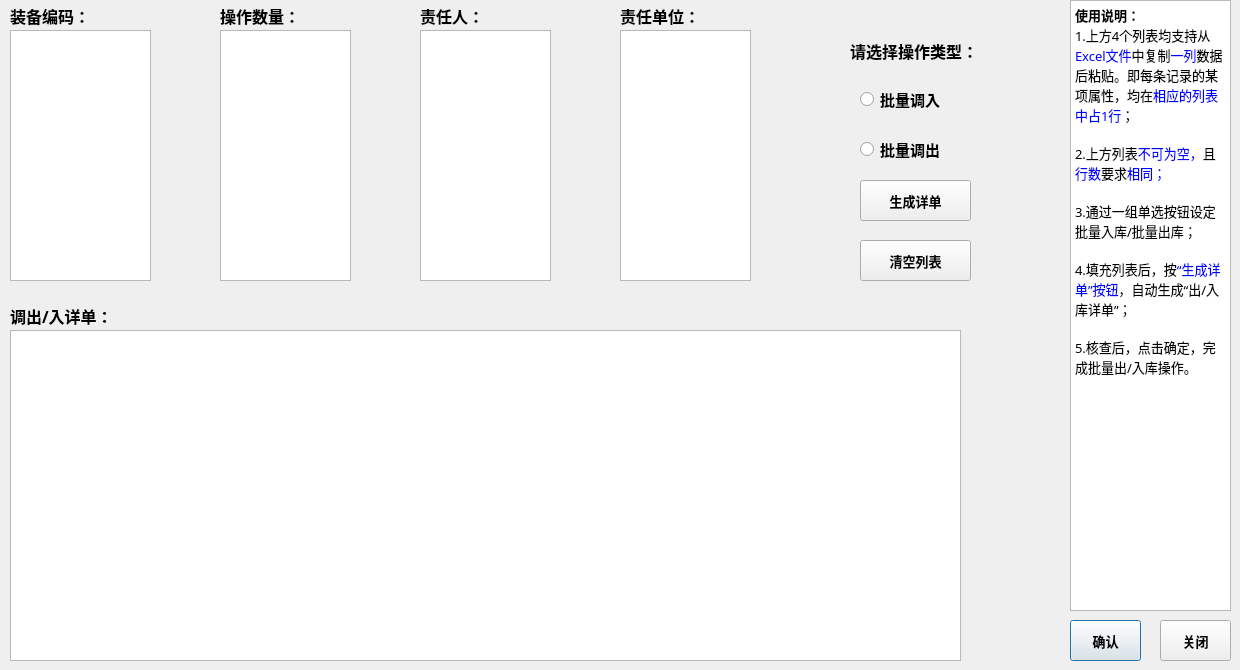
<?xml version="1.0" encoding="UTF-8"?>
<ui version="4.0">
 <class>lots_in_out</class>
 <widget class="QDialog" name="lots_in_out">
  <property name="geometry">
   <rect>
    <x>0</x>
    <y>0</y>
    <width>1240</width>
    <height>670</height>
   </rect>
  </property>
  <property name="windowTitle">
   <string>批量调出/入</string>
  </property>
  <widget class="QPlainTextEdit" name="id_textEdit">
   <property name="geometry">
    <rect>
     <x>10</x>
     <y>30</y>
     <width>141</width>
     <height>251</height>
    </rect>
   </property>
   <property name="font">
    <font>
     <family>微软雅黑</family>
     <pointsize>9</pointsize>
    </font>
   </property>
  </widget>
  <widget class="QLabel" name="label">
   <property name="geometry">
    <rect>
     <x>10</x>
     <y>0</y>
     <width>131</width>
     <height>31</height>
    </rect>
   </property>
   <property name="font">
    <font>
     <family>微软雅黑</family>
     <pointsize>12</pointsize>
     <weight>75</weight>
     <bold>true</bold>
    </font>
   </property>
   <property name="text">
    <string>装备编码：</string>
   </property>
  </widget>
  <widget class="QTableView" name="tableView">
   <property name="geometry">
    <rect>
     <x>10</x>
     <y>330</y>
     <width>951</width>
     <height>331</height>
    </rect>
   </property>
  </widget>
  <widget class="QTextEdit" name="textEdit">
   <property name="geometry">
    <rect>
     <x>1070</x>
     <y>0</y>
     <width>161</width>
     <height>611</height>
    </rect>
   </property>
   <property name="font">
    <font>
     <family>微软雅黑</family>
     <pointsize>10</pointsize>
    </font>
   </property>
   <property name="html">
    <string>&lt;!DOCTYPE HTML PUBLIC &quot;-//W3C//DTD HTML 4.0//EN&quot; &quot;http://www.w3.org/TR/REC-html40/strict.dtd&quot;&gt;
&lt;html&gt;&lt;head&gt;&lt;meta name=&quot;qrichtext&quot; content=&quot;1&quot; /&gt;&lt;style type=&quot;text/css&quot;&gt;
p, li { white-space: pre-wrap; }
&lt;/style&gt;&lt;/head&gt;&lt;body style=&quot; font-family:'微软雅黑'; font-size:10pt; font-weight:400; font-style:normal;&quot;&gt;
&lt;p style=&quot; margin-top:0px; margin-bottom:0px; margin-left:0px; margin-right:0px; -qt-block-indent:0; text-indent:0px;&quot;&gt;&lt;span style=&quot; font-family:'SimSun'; font-weight:600;&quot;&gt;使用说明：&lt;/span&gt;&lt;/p&gt;
&lt;p style=&quot; margin-top:0px; margin-bottom:0px; margin-left:0px; margin-right:0px; -qt-block-indent:0; text-indent:0px;&quot;&gt;&lt;span style=&quot; font-family:'SimSun';&quot;&gt;1.上方4个列表均支持从&lt;/span&gt;&lt;span style=&quot; font-family:'SimSun'; color:#0000ff;&quot;&gt;Excel文件&lt;/span&gt;&lt;span style=&quot; font-family:'SimSun';&quot;&gt;中复制&lt;/span&gt;&lt;span style=&quot; font-family:'SimSun'; color:#0000ff;&quot;&gt;一列&lt;/span&gt;&lt;span style=&quot; font-family:'SimSun';&quot;&gt;数据后粘贴。即每条记录的某项属性，均在&lt;/span&gt;&lt;span style=&quot; font-family:'SimSun'; color:#0000ff;&quot;&gt;相应的列表中占1行&lt;/span&gt;&lt;span style=&quot; font-family:'SimSun';&quot;&gt;；&lt;/span&gt;&lt;/p&gt;
&lt;p style=&quot;-qt-paragraph-type:empty; margin-top:0px; margin-bottom:0px; margin-left:0px; margin-right:0px; -qt-block-indent:0; text-indent:0px; font-family:'SimSun';&quot;&gt;&lt;br /&gt;&lt;/p&gt;
&lt;p style=&quot; margin-top:0px; margin-bottom:0px; margin-left:0px; margin-right:0px; -qt-block-indent:0; text-indent:0px;&quot;&gt;&lt;span style=&quot; font-family:'SimSun';&quot;&gt;2.上方列表&lt;/span&gt;&lt;span style=&quot; font-family:'SimSun'; color:#0000ff;&quot;&gt;不可为空，&lt;/span&gt;&lt;span style=&quot; font-family:'SimSun'; color:#000000;&quot;&gt;且&lt;/span&gt;&lt;span style=&quot; font-family:'SimSun'; color:#0000ff;&quot;&gt;行数&lt;/span&gt;&lt;span style=&quot; font-family:'SimSun'; color:#000000;&quot;&gt;要求&lt;/span&gt;&lt;span style=&quot; font-family:'SimSun'; color:#0000ff;&quot;&gt;相同；&lt;/span&gt;&lt;/p&gt;
&lt;p style=&quot;-qt-paragraph-type:empty; margin-top:0px; margin-bottom:0px; margin-left:0px; margin-right:0px; -qt-block-indent:0; text-indent:0px; font-family:'SimSun';&quot;&gt;&lt;br /&gt;&lt;/p&gt;
&lt;p style=&quot; margin-top:0px; margin-bottom:0px; margin-left:0px; margin-right:0px; -qt-block-indent:0; text-indent:0px;&quot;&gt;&lt;span style=&quot; font-family:'SimSun'; color:#000000;&quot;&gt;3.通过一组单选按钮设定批量入库/批量出库；&lt;/span&gt;&lt;/p&gt;
&lt;p style=&quot;-qt-paragraph-type:empty; margin-top:0px; margin-bottom:0px; margin-left:0px; margin-right:0px; -qt-block-indent:0; text-indent:0px; font-family:'SimSun'; color:#000000;&quot;&gt;&lt;br /&gt;&lt;/p&gt;
&lt;p style=&quot; margin-top:0px; margin-bottom:0px; margin-left:0px; margin-right:0px; -qt-block-indent:0; text-indent:0px;&quot;&gt;&lt;span style=&quot; font-family:'SimSun'; color:#000000;&quot;&gt;4.填充列表后，按&lt;/span&gt;&lt;span style=&quot; font-family:'SimSun'; color:#0000ff;&quot;&gt;“生成详单”按钮&lt;/span&gt;&lt;span style=&quot; font-family:'SimSun'; color:#000000;&quot;&gt;，自动生成“出/入库详单”；&lt;/span&gt;&lt;/p&gt;
&lt;p style=&quot;-qt-paragraph-type:empty; margin-top:0px; margin-bottom:0px; margin-left:0px; margin-right:0px; -qt-block-indent:0; text-indent:0px; font-family:'SimSun'; color:#000000;&quot;&gt;&lt;br /&gt;&lt;/p&gt;
&lt;p style=&quot; margin-top:0px; margin-bottom:0px; margin-left:0px; margin-right:0px; -qt-block-indent:0; text-indent:0px;&quot;&gt;&lt;span style=&quot; font-family:'SimSun'; color:#000000;&quot;&gt;5.核查后，点击确定，完成批量出/入库操作。&lt;/span&gt;&lt;/p&gt;&lt;/body&gt;&lt;/html&gt;</string>
   </property>
  </widget>
  <widget class="QPushButton" name="confirm_pushButton">
   <property name="geometry">
    <rect>
     <x>1070</x>
     <y>620</y>
     <width>71</width>
     <height>41</height>
    </rect>
   </property>
   <property name="font">
    <font>
     <family>微软雅黑</family>
     <pointsize>10</pointsize>
     <weight>75</weight>
     <bold>true</bold>
    </font>
   </property>
   <property name="text">
    <string>确认</string>
   </property>
  </widget>
  <widget class="QPushButton" name="cancel_pushButton">
   <property name="geometry">
    <rect>
     <x>1160</x>
     <y>620</y>
     <width>71</width>
     <height>41</height>
    </rect>
   </property>
   <property name="font">
    <font>
     <family>微软雅黑</family>
     <pointsize>10</pointsize>
     <weight>75</weight>
     <bold>true</bold>
    </font>
   </property>
   <property name="text">
    <string>关闭</string>
   </property>
  </widget>
  <widget class="QLabel" name="label_4">
   <property name="geometry">
    <rect>
     <x>220</x>
     <y>0</y>
     <width>131</width>
     <height>31</height>
    </rect>
   </property>
   <property name="font">
    <font>
     <family>微软雅黑</family>
     <pointsize>12</pointsize>
     <weight>75</weight>
     <bold>true</bold>
    </font>
   </property>
   <property name="text">
    <string>操作数量：</string>
   </property>
  </widget>
  <widget class="QPlainTextEdit" name="num_textEdit">
   <property name="geometry">
    <rect>
     <x>220</x>
     <y>30</y>
     <width>131</width>
     <height>251</height>
    </rect>
   </property>
   <property name="font">
    <font>
     <family>微软雅黑</family>
     <pointsize>9</pointsize>
    </font>
   </property>
  </widget>
  <widget class="QPlainTextEdit" name="user_textEdit">
   <property name="geometry">
    <rect>
     <x>420</x>
     <y>30</y>
     <width>131</width>
     <height>251</height>
    </rect>
   </property>
   <property name="font">
    <font>
     <family>微软雅黑</family>
     <pointsize>9</pointsize>
    </font>
   </property>
  </widget>
  <widget class="QPlainTextEdit" name="code_textEdit">
   <property name="geometry">
    <rect>
     <x>620</x>
     <y>30</y>
     <width>131</width>
     <height>251</height>
    </rect>
   </property>
   <property name="font">
    <font>
     <family>微软雅黑</family>
     <pointsize>9</pointsize>
    </font>
   </property>
  </widget>
  <widget class="QLabel" name="label_5">
   <property name="geometry">
    <rect>
     <x>420</x>
     <y>0</y>
     <width>131</width>
     <height>31</height>
    </rect>
   </property>
   <property name="font">
    <font>
     <family>微软雅黑</family>
     <pointsize>12</pointsize>
     <weight>75</weight>
     <bold>true</bold>
    </font>
   </property>
   <property name="text">
    <string>责任人：</string>
   </property>
  </widget>
  <widget class="QLabel" name="label_6">
   <property name="geometry">
    <rect>
     <x>620</x>
     <y>0</y>
     <width>131</width>
     <height>31</height>
    </rect>
   </property>
   <property name="font">
    <font>
     <family>微软雅黑</family>
     <pointsize>12</pointsize>
     <weight>75</weight>
     <bold>true</bold>
    </font>
   </property>
   <property name="text">
    <string>责任单位：</string>
   </property>
  </widget>
  <widget class="QPushButton" name="clear_lists_pushButton">
   <property name="geometry">
    <rect>
     <x>860</x>
     <y>240</y>
     <width>111</width>
     <height>41</height>
    </rect>
   </property>
   <property name="font">
    <font>
     <family>微软雅黑</family>
     <pointsize>10</pointsize>
     <weight>75</weight>
     <bold>true</bold>
    </font>
   </property>
   <property name="text">
    <string>清空列表</string>
   </property>
  </widget>
  <widget class="QLabel" name="label_3">
   <property name="geometry">
    <rect>
     <x>10</x>
     <y>300</y>
     <width>121</width>
     <height>31</height>
    </rect>
   </property>
   <property name="font">
    <font>
     <family>微软雅黑</family>
     <pointsize>12</pointsize>
     <weight>75</weight>
     <bold>true</bold>
    </font>
   </property>
   <property name="text">
    <string>调出/入详单：</string>
   </property>
  </widget>
  <widget class="QPushButton" name="generate_pushButton">
   <property name="geometry">
    <rect>
     <x>860</x>
     <y>180</y>
     <width>111</width>
     <height>41</height>
    </rect>
   </property>
   <property name="font">
    <font>
     <family>微软雅黑</family>
     <pointsize>10</pointsize>
     <weight>75</weight>
     <bold>true</bold>
    </font>
   </property>
   <property name="text">
    <string>生成详单</string>
   </property>
  </widget>
  <widget class="QLabel" name="label_2">
   <property name="geometry">
    <rect>
     <x>850</x>
     <y>30</y>
     <width>161</width>
     <height>41</height>
    </rect>
   </property>
   <property name="font">
    <font>
     <family>微软雅黑</family>
     <pointsize>12</pointsize>
     <weight>75</weight>
     <bold>true</bold>
    </font>
   </property>
   <property name="text">
    <string>请选择操作类型：</string>
   </property>
  </widget>
  <widget class="QRadioButton" name="in_radioButton">
   <property name="geometry">
    <rect>
     <x>860</x>
     <y>90</y>
     <width>115</width>
     <height>19</height>
    </rect>
   </property>
   <property name="font">
    <font>
     <family>微软雅黑</family>
     <pointsize>11</pointsize>
     <weight>75</weight>
     <bold>true</bold>
    </font>
   </property>
   <property name="text">
    <string>批量调入</string>
   </property>
  </widget>
  <widget class="QRadioButton" name="out_radioButton">
   <property name="geometry">
    <rect>
     <x>860</x>
     <y>140</y>
     <width>115</width>
     <height>19</height>
    </rect>
   </property>
   <property name="font">
    <font>
     <family>微软雅黑</family>
     <pointsize>11</pointsize>
     <weight>75</weight>
     <bold>true</bold>
    </font>
   </property>
   <property name="text">
    <string>批量调出</string>
   </property>
  </widget>
  <widget class="QLabel" name="confirm_label">
   <property name="geometry">
    <rect>
     <x>970</x>
     <y>620</y>
     <width>101</width>
     <height>41</height>
    </rect>
   </property>
   <property name="font">
    <font>
     <family>微软雅黑</family>
     <pointsize>14</pointsize>
     <weight>75</weight>
     <bold>true</bold>
    </font>
   </property>
   <property name="text">
    <string/>
   </property>
  </widget>
 </widget>
 <resources/>
 <connections/>
</ui>
